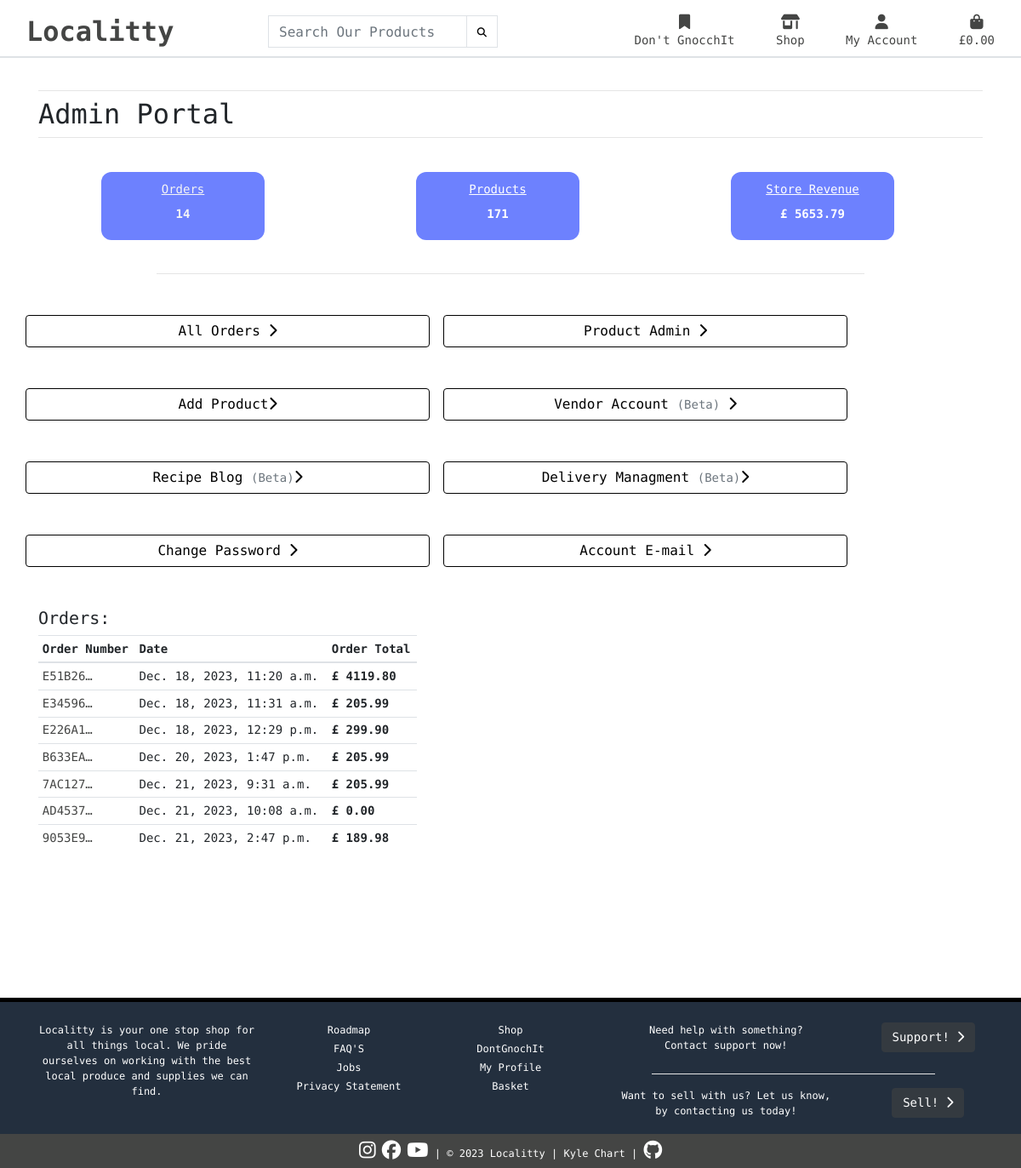
/profile/admin-dashboard/ (signed in), run on the app's committed database.
### checkout/models.py (models this page shows, shortened)
class Order(models.Model):
    order_number = models.CharField(max_length=32, null=False, editable=False)
    user_profile = models.ForeignKey(
        UserProfile, on_delete=models.SET_NULL, null=True, blank=True, related_name='orders')
    full_name = models.CharField(max_length=50, null=False, blank=False)
    email = models.EmailField(max_length=254, blank=False, null=False)
    phone_number = models.CharField(max_length=20, null=False, blank=False)
    country = CountryField(blank_label='Country *', null=False, blank=False)
    postcode = models.CharField(max_length=20, null=True, blank=True)
    town_or_city = models.CharField(max_length=40, null=False, blank=False)
    street_address1 = models.CharField(max_length=80, null=False, blank=False)
    street_address2 = models.CharField(max_length=80, null=True, blank=True)
    county = models.CharField(max_length=80, null=True, blank=True)
    date = models.DateTimeField(auto_now_add=True)
    delivery_cost = models.DecimalField(
        max_digits=6, decimal_places=2, null=False, default=0)
    order_total = models.DecimalField(
        max_digits=10, decimal_places=2, null=False, default=0)
    grand_total = models.DecimalField(
        max_digits=10, decimal_places=2, null=False, default=0)
    original_bag = models.TextField(null=False, blank=False, default='')
    stripe_pid = models.CharField(
        max_length=254, null=False, blank=False, default='')
    class Meta:
        verbose_name_plural = 'Order'

### profiles/views.py (the view)
# urls.py: path('admin-dashboard/', views.renderadmin, name='admin'),
@login_required
def renderadmin(request):
    if not request.user.is_superuser:
        messages.error(
            request, f'Sorry, you dont have access to view this page.')
        return redirect('home')
    profile = get_object_or_404(UserProfile, user=request.user)
    product = Product.objects.all()
    count = product.count()
    orders = Order.objects.all().order_by('date')
    total_grand_total = Order.objects.aggregate(
        total_grand_total=Sum('grand_total'))
    grand_total_sum = total_grand_total['total_grand_total']
    template = 'admin_dashboard.html'
    context = {
        'user': profile,
        'orders': orders,
        'count': count,
        'grand_total_sum': grand_total_sum
    }
    return render(request, template, context)

### profiles/templates/admin_dashboard.html (shortened to what this page needs)
{% extends "base.html" %}
{% load static %}
{% block pageheader %}
    <div class="container header-container">
    </div>
{% endblock %}
{% block content %}
<div class="container">
    <div class="row">
        <div class="col">
            <hr class="mb-2">
                <h2 class="page-title">Admin Portal</h2>
            <hr class="mt-2">
        </div>
    </div>
</div>
<div class="container mt-4">
    <div class="preview-container text-center row justify-content-around">
        <div class="col-4 total-orders">
            <a href="{% url 'order_history' %}" class="total-orders" aria-label="Opens the order history page">Orders
            </a>
            <p class="mt-2"><strong>{{ orders.count }}</strong></p>
        </div>
        <div class="col-4 total-products">
            <a href="{% url 'product_managment' %}" class="total-products" aria-label="Opens the product managment page">Products
            </a>
            <p class="mt-2"><strong>{{ count }}</strong></p>
        </div>
        <div class="col-4 total-revenue">
            <a href="" class="total-revenue" aria-label="Does Nothing. Here for future development/linking into finance software">Store Revenue</a>
            <p class="mt-2"><strong>£ {{ grand_total_sum|floatformat:2 }}</strong></p>
        </div>
    </div>
    <hr class="w-75 mt-5">
    <div class="row mt-5">
        <div class="col-7 col-md-12 col-sm-12 admin-buttons">
            <div class="row text-center mb-5">
                <a href="{% url 'order_history' %}" class="col-5 btn btn-outline-black">All Orders <i class="fas fa-chevron-right"></i></a>
                <a href="{% url 'product_managment' %}" class="col-5 btn btn-outline-black ml-3">Product Admin <i class="fas fa-chevron-right"></i></a>
            </div>
            <div class="row text-center mb-5">
                <a href="{% url 'add_product' %}" class="col-5 btn btn-outline-black">Add Product<i class="fas fa-chevron-right"></i></a>
                <a href="" class="col-5 btn btn-outline-black ml-3" aria-disabled="true">Vendor Account <small class="text-muted">(Beta)</small> <i class="fas fa-chevron-right"></i></a>
            </div>
            <div class="row text-center mb-5">
                <a href="" class="col-5 btn btn-outline-black" aria-disabled="true">Recipe Blog <small class="text-muted">(Beta)</small><i class="fas fa-chevron-right"></i></a>
                <a href="" class="col-5 btn btn-outline-black ml-3" aria-disabled="true">Delivery Managment <small class="text-muted">(Beta)</small><i class="fas fa-chevron-right"></i></a>
            </div>
            <div class="row text-center mb-5">
                <a href="{% url 'account_change_password' %}" aria-label="Opens the change password page" class="col-5 btn btn-outline-black">Change Password <i class="fas fa-chevron-right"></i></a>
                <a href="{% url 'account_email' %}" class="col-5 btn btn-outline-black ml-3" aria-label="Opens the email settings page">Account E-mail <i class="fas fa-chevron-right"></i></a>
            </div>
        </div>
        <div class="col-5 col-md-5 col-sm-12">
            <h5>Orders:</h5>
            <div class="table-responsive a-order-history">
                <table class="table table-sm">
                    <thead>
                        <tr>
                            <th>Order Number</th>
                            <th>Date</th>
                            <th>Order Total</th>
                        </tr>
                    </thead>
                    <tbody>
                        {% for order in orders %}
                            <tr>
                                <td>
                                    <a href="{% url 'order_confirmation' order.order_number %}" aria-label="Opens a confirmation page for the selected order" class="user-history" title="{{ orders.order_number }}">{{ order.order_number|truncatechars:7 }}</a>
                                </td>
                                <td>{{ order.date}}</td>
                                <td><strong>£ {{ order.grand_total }}</strong></td>
                            </tr>
                        {% endfor %}
                    </tbody>
                </table>
            </div>
        </div>
    </div>
</div>
{% endblock %}
{% block padding %}
<div class="container">
    <div class="row">
    </div>
</div>
{% endblock %}

### static/css/base.css (style rules this page uses)
html { height: 100%; }
body { font-family: 'Roboto Mono', monospace, sans-serif, 'Times New Roman', Times, serif; min-height: 100vh; padding: 0; height: calc(100vh - 90px); font-size: 14px; }
a { color: #444544; text-decoration: none; }
.preview-container { height: 4.4rem; max-width: 100%; margin-bottom: 2rem; }
.total-orders, .total-products, .total-revenue { color: white; border-radius: 12px; max-width: 12rem; height: 5rem; padding-top: 10px; }
.total-orders > a, .total-products > a, .total-revenue > a { text-decoration: underline; }
.total-orders { background-color: #6d81fe; color: whitesmoke; }
.total-products { background-color: #6d81fe; }
.total-revenue { background-color: #6d81fe; }
.a-order-history { max-height: 250px; overflow-y: auto; }
.btn-outline-black { background: white; color: black !important; border: 1.5px solid black; }
@media (min-width: 992px) { .header-container { padding-top: 90px; } }

### data on the page
Order: order_number "E51B26…", date "Dec. 18, 2023, 11:20 a.m.", grand_total "4119.80"
Order: order_number "E34596…", date "Dec. 18, 2023, 11:31 a.m.", grand_total "205.99"
Order: order_number "E226A1…", date "Dec. 18, 2023, 12:29 p.m.", grand_total "299.90"
Order: order_number "B633EA…", date "Dec. 20, 2023, 1:47 p.m.", grand_total "205.99"
Order: order_number "7AC127…", date "Dec. 21, 2023, 9:31 a.m.", grand_total "205.99"
Order: order_number "AD4537…", date "Dec. 21, 2023, 10:08 a.m.", grand_total "0.00"
Order: order_number "9053E9…", date "Dec. 21, 2023, 2:47 p.m.", grand_total "189.98"

### other printed values
{{ orders.count }} "14"
{{ count }} "171"
{{ grand_total_sum|floatformat:2 }} "5653.79"
